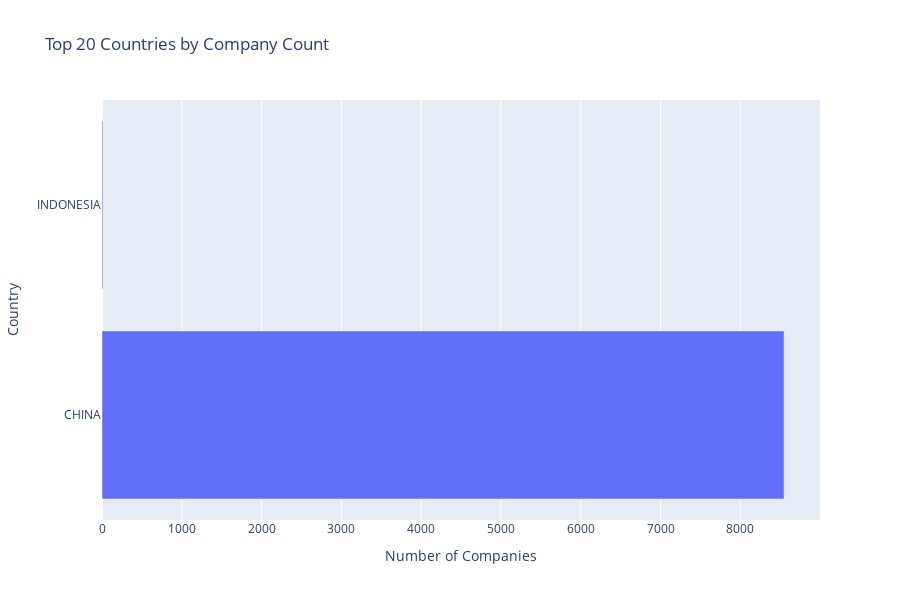

The code cell stored with this chart in its notebook:
### Markdown cell above
### 4.1 Geographic Distribution

### Code cell
# Country distribution
df['Country'] = df['Country'].str.strip().str.upper()
country_dist = df['Country'].value_counts().head(20)

fig = px.bar(x=country_dist.values, y=country_dist.index, orientation='h',
             title='Top 20 Countries by Company Count',
             labels={'x': 'Number of Companies', 'y': 'Country'})
fig.update_layout(height=600)
fig.show()

### Figure 1 — Plotly figure (JSON) as saved in the notebook; plotly's stock layout.template omitted (floating-point values rounded to 4 significant figures)
{"data": [{"hovertemplate": "Number of Companies=%{x}<br>Country=%{y}<extra></extra>", "legendgroup": "", "marker": {"color": "#636efa", "pattern": {"shape": ""}}, "name": "", "orientation": "h", "showlegend": false, "textposition": "auto", "type": "bar", "x": [8548, 11], "xaxis": "x", "y": ["CHINA", "INDONESIA"], "yaxis": "y"}], "layout": {"barmode": "relative", "height": 600, "legend": {"tracegroupgap": 0}, "title": {"text": "Top 20 Countries by Company Count"}, "xaxis": {"anchor": "y", "domain": [0, 1], "title": {"text": "Number of Companies"}}, "yaxis": {"anchor": "x", "domain": [0, 1], "title": {"text": "Country"}}}}
